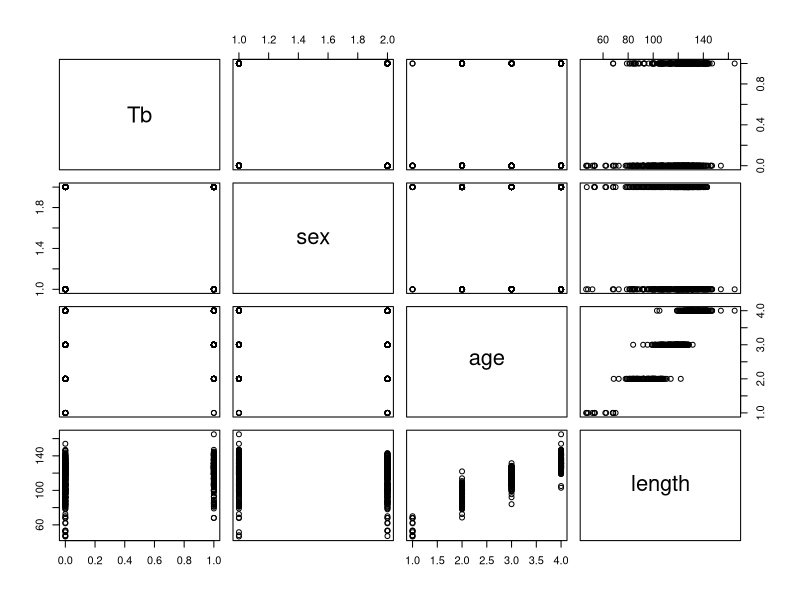
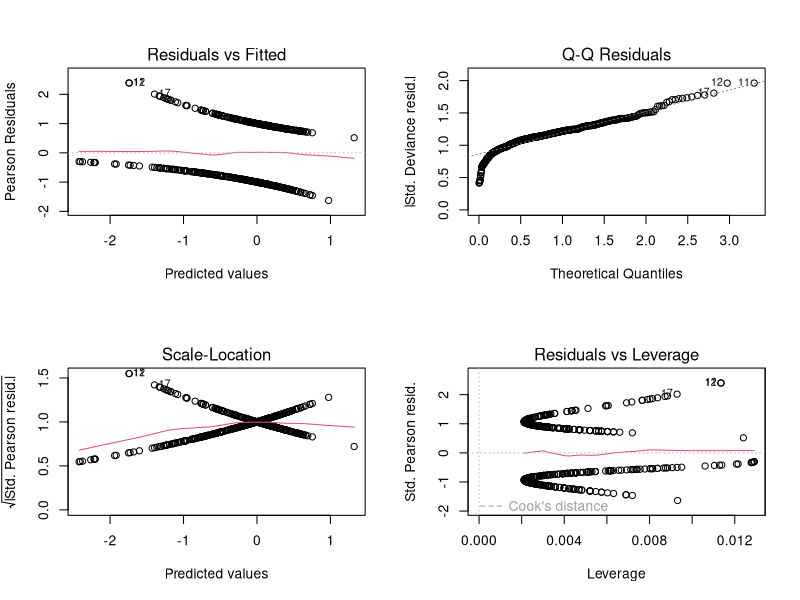

R code for these plots, in order:
## ---- chunk 1
workDir <- "~/mydata/BIT107-Boar-Markdown/"
projectName <- "Boar_Data_R_Markdown.R"
## ---- chunk 2
#Downloading Packages and Loading Libraries
install.packages("dplyr")
library(dplyr)
## ---- chunk 3
boar_data <- read.csv("Boar.csv", header = T, na = "NA", stringsAsFactors = T)

## ---- chunk 4
pairs(boar_data)
glimpse(boar_data)
## ---- chunk 5
range(boar_data$length, na.rm = T) #Gives the range of the data input 

model1 <- glm(Tb~length, data = boar_data, na.action = na.omit, family=binomial(link = "logit"))
#We know to use binomial because the TB (y) only takes values of 0 or 1. 
#logit is a value of the log of odds. 

par(mfrow=c(2,2))
plot(model1) #Plots the 4 residual plot. 
#1: The top and bottom should not cross the middle line, this means that theres no false positive or false negative
par(mfrow=c(1,1))

summary(model1)
